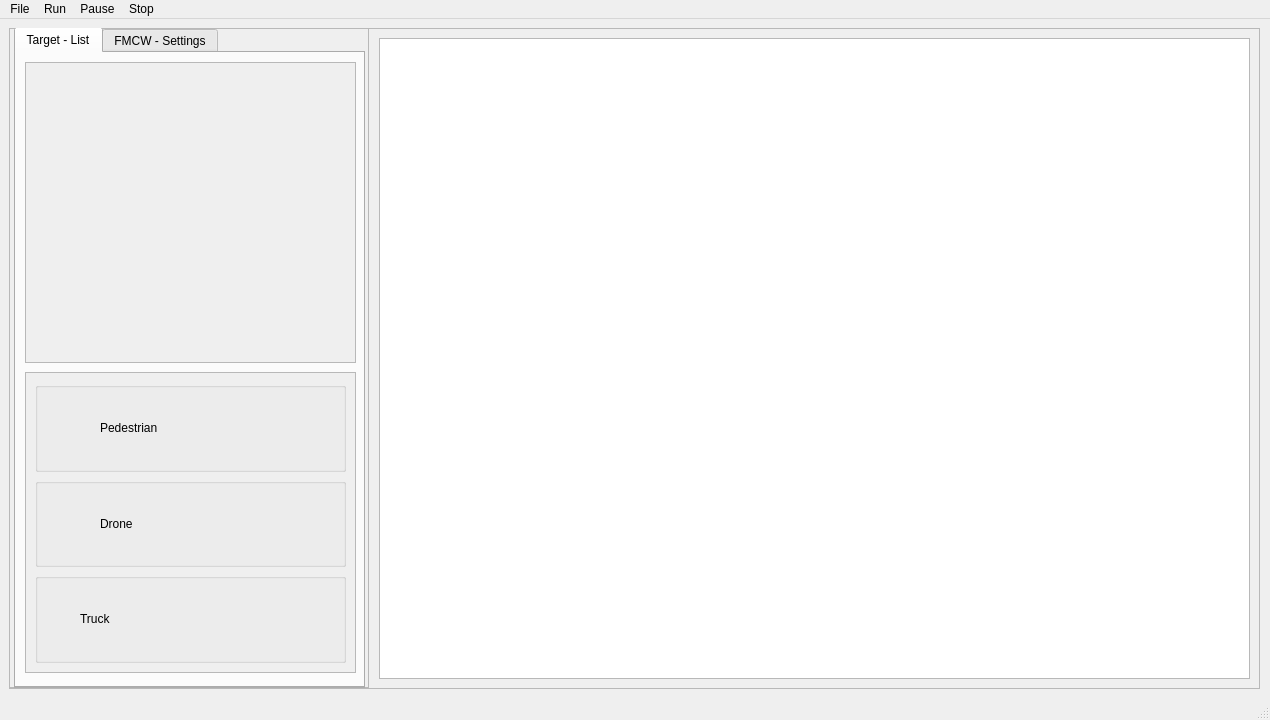
<?xml version="1.0" encoding="UTF-8"?>
<ui version="4.0">
 <class>MainWindow</class>
 <widget class="QMainWindow" name="MainWindow">
  <property name="enabled">
   <bool>true</bool>
  </property>
  <property name="geometry">
   <rect>
    <x>0</x>
    <y>0</y>
    <width>1270</width>
    <height>720</height>
   </rect>
  </property>
  <property name="sizePolicy">
   <sizepolicy hsizetype="Fixed" vsizetype="Fixed">
    <horstretch>0</horstretch>
    <verstretch>0</verstretch>
   </sizepolicy>
  </property>
  <property name="windowTitle">
   <string>MainWindow</string>
  </property>
  <property name="animated">
   <bool>true</bool>
  </property>
  <widget class="QWidget" name="centralwidget">
   <property name="sizePolicy">
    <sizepolicy hsizetype="Preferred" vsizetype="Preferred">
     <horstretch>0</horstretch>
     <verstretch>0</verstretch>
    </sizepolicy>
   </property>
   <widget class="QFrame" name="frame">
    <property name="geometry">
     <rect>
      <x>9</x>
      <y>9</y>
      <width>1251</width>
      <height>661</height>
     </rect>
    </property>
    <property name="frameShape">
     <enum>QFrame::StyledPanel</enum>
    </property>
    <property name="frameShadow">
     <enum>QFrame::Raised</enum>
    </property>
    <widget class="QFrame" name="frame_2">
     <property name="geometry">
      <rect>
       <x>-1</x>
       <y>-1</y>
       <width>361</width>
       <height>661</height>
      </rect>
     </property>
     <property name="frameShape">
      <enum>QFrame::StyledPanel</enum>
     </property>
     <property name="frameShadow">
      <enum>QFrame::Raised</enum>
     </property>
     <widget class="QTabWidget" name="tabWidget">
      <property name="geometry">
       <rect>
        <x>6</x>
        <y>0</y>
        <width>351</width>
        <height>661</height>
       </rect>
      </property>
      <property name="currentIndex">
       <number>0</number>
      </property>
      <widget class="QWidget" name="tab_2">
       <attribute name="title">
        <string>Target - List</string>
       </attribute>
       <widget class="QScrollArea" name="scrollArea">
        <property name="geometry">
         <rect>
          <x>9</x>
          <y>319</y>
          <width>331</width>
          <height>301</height>
         </rect>
        </property>
        <property name="horizontalScrollBarPolicy">
         <enum>Qt::ScrollBarAlwaysOff</enum>
        </property>
        <property name="widgetResizable">
         <bool>true</bool>
        </property>
        <widget class="QWidget" name="scrollAreaWidgetContents">
         <property name="geometry">
          <rect>
           <x>0</x>
           <y>0</y>
           <width>329</width>
           <height>299</height>
          </rect>
         </property>
         <layout class="QVBoxLayout" name="verticalLayout_4">
          <item>
           <widget class="QGroupBox" name="groupBox_3">
            <layout class="QVBoxLayout" name="verticalLayout_5">
             <item>
              <layout class="QHBoxLayout" name="pedestrian_layout">
               <item>
                <widget class="QLabel" name="label_26">
                 <property name="maximumSize">
                  <size>
                   <width>60</width>
                   <height>60</height>
                  </size>
                 </property>
                 <property name="text">
                  <string/>
                 </property>
                 <property name="pixmap">
                  <pixmap resource="../Assets/Resources/icons.qrc">:/pedestrian_icon/pedestrian_icon.png</pixmap>
                 </property>
                 <property name="scaledContents">
                  <bool>true</bool>
                 </property>
                </widget>
               </item>
               <item>
                <spacer name="horizontalSpacer">
                 <property name="orientation">
                  <enum>Qt::Horizontal</enum>
                 </property>
                 <property name="sizeType">
                  <enum>QSizePolicy::Fixed</enum>
                 </property>
                 <property name="sizeHint" stdset="0">
                  <size>
                   <width>40</width>
                   <height>20</height>
                  </size>
                 </property>
                </spacer>
               </item>
               <item>
                <widget class="QLabel" name="label_21">
                 <property name="text">
                  <string>&lt;html&gt;&lt;head/&gt;&lt;body&gt;&lt;p&gt;Pedestrian&lt;/p&gt;&lt;/body&gt;&lt;/html&gt;</string>
                 </property>
                </widget>
               </item>
               <item>
                <spacer name="horizontalSpacer_2">
                 <property name="orientation">
                  <enum>Qt::Horizontal</enum>
                 </property>
                 <property name="sizeHint" stdset="0">
                  <size>
                   <width>40</width>
                   <height>20</height>
                  </size>
                 </property>
                </spacer>
               </item>
              </layout>
             </item>
            </layout>
           </widget>
          </item>
          <item>
           <widget class="QGroupBox" name="groupBox_4">
            <layout class="QVBoxLayout" name="verticalLayout_6">
             <item>
              <layout class="QHBoxLayout" name="horizontalLayout_6">
               <item>
                <widget class="QLabel" name="label_24">
                 <property name="enabled">
                  <bool>true</bool>
                 </property>
                 <property name="maximumSize">
                  <size>
                   <width>60</width>
                   <height>60</height>
                  </size>
                 </property>
                 <property name="autoFillBackground">
                  <bool>false</bool>
                 </property>
                 <property name="text">
                  <string/>
                 </property>
                 <property name="pixmap">
                  <pixmap resource="../Assets/Resources/icons.qrc">:/drone_icon/drone_icon.png</pixmap>
                 </property>
                 <property name="scaledContents">
                  <bool>true</bool>
                 </property>
                 <property name="wordWrap">
                  <bool>false</bool>
                 </property>
                </widget>
               </item>
               <item>
                <spacer name="horizontalSpacer_5">
                 <property name="orientation">
                  <enum>Qt::Horizontal</enum>
                 </property>
                 <property name="sizeType">
                  <enum>QSizePolicy::Fixed</enum>
                 </property>
                 <property name="sizeHint" stdset="0">
                  <size>
                   <width>40</width>
                   <height>20</height>
                  </size>
                 </property>
                </spacer>
               </item>
               <item>
                <widget class="QLabel" name="label_23">
                 <property name="text">
                  <string>&lt;html&gt;&lt;head/&gt;&lt;body&gt;&lt;p&gt;Drone&lt;/p&gt;&lt;/body&gt;&lt;/html&gt;</string>
                 </property>
                </widget>
               </item>
               <item>
                <spacer name="horizontalSpacer_6">
                 <property name="orientation">
                  <enum>Qt::Horizontal</enum>
                 </property>
                 <property name="sizeHint" stdset="0">
                  <size>
                   <width>40</width>
                   <height>20</height>
                  </size>
                 </property>
                </spacer>
               </item>
              </layout>
             </item>
            </layout>
           </widget>
          </item>
          <item>
           <widget class="QGroupBox" name="groupBox_3">
            <layout class="QVBoxLayout" name="verticalLayout_7">
             <item>
              <layout class="QHBoxLayout" name="horizontalLayout_4">
               <item>
                <widget class="QLabel" name="label_25">
                 <property name="maximumSize">
                  <size>
                   <width>80</width>
                   <height>60</height>
                  </size>
                 </property>
                 <property name="text">
                  <string/>
                 </property>
                 <property name="pixmap">
                  <pixmap resource="../Assets/Resources/icons.qrc">:/truck_icon/truck_icon.png</pixmap>
                 </property>
                 <property name="scaledContents">
                  <bool>true</bool>
                 </property>
                </widget>
               </item>
               <item>
                <spacer name="horizontalSpacer_3">
                 <property name="orientation">
                  <enum>Qt::Horizontal</enum>
                 </property>
                 <property name="sizeType">
                  <enum>QSizePolicy::Fixed</enum>
                 </property>
                 <property name="sizeHint" stdset="0">
                  <size>
                   <width>20</width>
                   <height>20</height>
                  </size>
                 </property>
                </spacer>
               </item>
               <item>
                <widget class="QLabel" name="label_22">
                 <property name="text">
                  <string>&lt;html&gt;&lt;head/&gt;&lt;body&gt;&lt;p&gt;Truck&lt;/p&gt;&lt;/body&gt;&lt;/html&gt;</string>
                 </property>
                </widget>
               </item>
               <item>
                <spacer name="horizontalSpacer_4">
                 <property name="orientation">
                  <enum>Qt::Horizontal</enum>
                 </property>
                 <property name="sizeHint" stdset="0">
                  <size>
                   <width>40</width>
                   <height>20</height>
                  </size>
                 </property>
                </spacer>
               </item>
              </layout>
             </item>
            </layout>
           </widget>
          </item>
         </layout>
        </widget>
       </widget>
       <widget class="QScrollArea" name="scrollArea_2">
        <property name="geometry">
         <rect>
          <x>9</x>
          <y>9</y>
          <width>331</width>
          <height>301</height>
         </rect>
        </property>
        <property name="horizontalScrollBarPolicy">
         <enum>Qt::ScrollBarAlwaysOff</enum>
        </property>
        <property name="widgetResizable">
         <bool>true</bool>
        </property>
        <widget class="QWidget" name="scrollAreaWidgetContents_2">
         <property name="geometry">
          <rect>
           <x>0</x>
           <y>0</y>
           <width>329</width>
           <height>299</height>
          </rect>
         </property>
         <layout class="QGridLayout" name="gridLayout_2">
          <item row="0" column="0">
           <spacer name="verticalSpacer">
            <property name="orientation">
             <enum>Qt::Vertical</enum>
            </property>
            <property name="sizeHint" stdset="0">
             <size>
              <width>20</width>
              <height>40</height>
             </size>
            </property>
           </spacer>
          </item>
         </layout>
        </widget>
       </widget>
      </widget>
      <widget class="QWidget" name="tab">
       <attribute name="title">
        <string>FMCW - Settings</string>
       </attribute>
       <widget class="QFrame" name="chirp_param">
        <property name="geometry">
         <rect>
          <x>19</x>
          <y>19</y>
          <width>311</width>
          <height>381</height>
         </rect>
        </property>
        <property name="frameShape">
         <enum>QFrame::StyledPanel</enum>
        </property>
        <property name="frameShadow">
         <enum>QFrame::Raised</enum>
        </property>
        <widget class="QWidget" name="horizontalLayoutWidget">
         <property name="geometry">
          <rect>
           <x>9</x>
           <y>339</y>
           <width>291</width>
           <height>31</height>
          </rect>
         </property>
         <layout class="QHBoxLayout" name="horizontalLayout_2">
          <item>
           <widget class="QPushButton" name="pushButton">
            <property name="text">
             <string>Apply &amp;&amp; Save</string>
            </property>
           </widget>
          </item>
          <item>
           <widget class="QPushButton" name="pushButton_2">
            <property name="text">
             <string>Show</string>
            </property>
           </widget>
          </item>
         </layout>
        </widget>
        <widget class="QWidget" name="formLayoutWidget">
         <property name="geometry">
          <rect>
           <x>10</x>
           <y>10</y>
           <width>291</width>
           <height>324</height>
          </rect>
         </property>
         <layout class="QGridLayout" name="gridLayout">
          <item row="5" column="0">
           <widget class="QLabel" name="label_11">
            <property name="text">
             <string>t_pre</string>
            </property>
           </widget>
          </item>
          <item row="1" column="1">
           <widget class="QLineEdit" name="lineEdit_2"/>
          </item>
          <item row="0" column="1">
           <widget class="QLineEdit" name="lineEdit">
            <property name="readOnly">
             <bool>false</bool>
            </property>
           </widget>
          </item>
          <item row="5" column="2">
           <widget class="QLabel" name="label_18">
            <property name="text">
             <string>µs</string>
            </property>
           </widget>
          </item>
          <item row="4" column="1">
           <widget class="QLineEdit" name="lineEdit_5"/>
          </item>
          <item row="8" column="0">
           <widget class="QLabel" name="label_7">
            <property name="text">
             <string>n_sample</string>
            </property>
           </widget>
          </item>
          <item row="4" column="0">
           <widget class="QLabel" name="label_12">
            <property name="text">
             <string>t_pri</string>
            </property>
           </widget>
          </item>
          <item row="5" column="1">
           <widget class="QLineEdit" name="lineEdit_6"/>
          </item>
          <item row="7" column="2">
           <widget class="QLabel" name="label_20">
            <property name="text">
             <string>µs</string>
            </property>
           </widget>
          </item>
          <item row="4" column="2">
           <widget class="QLabel" name="label_17">
            <property name="text">
             <string>µs</string>
            </property>
           </widget>
          </item>
          <item row="3" column="0">
           <widget class="QLabel" name="label_8">
            <property name="text">
             <string>t_c</string>
            </property>
           </widget>
          </item>
          <item row="9" column="0">
           <widget class="QLabel" name="label_2">
            <property name="text">
             <string>n_ramps</string>
            </property>
           </widget>
          </item>
          <item row="8" column="1">
           <widget class="QLineEdit" name="lineEdit_9"/>
          </item>
          <item row="2" column="0">
           <widget class="QLabel" name="label_6">
            <property name="text">
             <string>f_s</string>
            </property>
           </widget>
          </item>
          <item row="0" column="0">
           <widget class="QLabel" name="label">
            <property name="text">
             <string>f_start</string>
            </property>
           </widget>
          </item>
          <item row="6" column="2">
           <widget class="QLabel" name="label_19">
            <property name="text">
             <string>µs</string>
            </property>
           </widget>
          </item>
          <item row="0" column="2">
           <widget class="QLabel" name="label_13">
            <property name="text">
             <string>MHz</string>
            </property>
           </widget>
          </item>
          <item row="7" column="0">
           <widget class="QLabel" name="label_9">
            <property name="text">
             <string>t_wait</string>
            </property>
           </widget>
          </item>
          <item row="2" column="2">
           <widget class="QLabel" name="label_15">
            <property name="text">
             <string>MHz</string>
            </property>
           </widget>
          </item>
          <item row="1" column="0">
           <widget class="QLabel" name="label_5">
            <property name="text">
             <string>f_BW</string>
            </property>
           </widget>
          </item>
          <item row="6" column="1">
           <widget class="QLineEdit" name="lineEdit_7"/>
          </item>
          <item row="2" column="1">
           <widget class="QLineEdit" name="lineEdit_3"/>
          </item>
          <item row="9" column="1">
           <widget class="QLineEdit" name="lineEdit_10"/>
          </item>
          <item row="6" column="0">
           <widget class="QLabel" name="label_10">
            <property name="text">
             <string>t_fly</string>
            </property>
           </widget>
          </item>
          <item row="3" column="2">
           <widget class="QLabel" name="label_16">
            <property name="text">
             <string>µs</string>
            </property>
           </widget>
          </item>
          <item row="3" column="1">
           <widget class="QLineEdit" name="lineEdit_4"/>
          </item>
          <item row="7" column="1">
           <widget class="QLineEdit" name="lineEdit_8"/>
          </item>
          <item row="1" column="2">
           <widget class="QLabel" name="label_14">
            <property name="text">
             <string>MHz</string>
            </property>
           </widget>
          </item>
         </layout>
        </widget>
       </widget>
      </widget>
     </widget>
    </widget>
    <widget class="QGraphicsView" name="graphicsView">
     <property name="geometry">
      <rect>
       <x>370</x>
       <y>10</y>
       <width>871</width>
       <height>641</height>
      </rect>
     </property>
    </widget>
   </widget>
  </widget>
  <widget class="QMenuBar" name="menubar">
   <property name="geometry">
    <rect>
     <x>0</x>
     <y>0</y>
     <width>1270</width>
     <height>23</height>
    </rect>
   </property>
   <widget class="QMenu" name="menuFile">
    <property name="title">
     <string>File</string>
    </property>
    <addaction name="separator"/>
    <addaction name="actionReset"/>
    <addaction name="separator"/>
    <addaction name="actionImport"/>
    <addaction name="actionExport"/>
   </widget>
   <widget class="QMenu" name="menuRun">
    <property name="title">
     <string>Run</string>
    </property>
   </widget>
   <widget class="QMenu" name="menuPause">
    <property name="title">
     <string>Pause</string>
    </property>
   </widget>
   <widget class="QMenu" name="menuStop">
    <property name="title">
     <string>Stop</string>
    </property>
   </widget>
   <addaction name="menuFile"/>
   <addaction name="menuRun"/>
   <addaction name="menuPause"/>
   <addaction name="menuStop"/>
  </widget>
  <widget class="QStatusBar" name="statusbar"/>
  <action name="actionReset">
   <property name="text">
    <string>Reset Settings</string>
   </property>
  </action>
  <action name="actionImport">
   <property name="text">
    <string>Import</string>
   </property>
  </action>
  <action name="actionExport">
   <property name="text">
    <string>Export</string>
   </property>
  </action>
 </widget>
 <resources>
  <include location="../Assets/Resources/icons.qrc"/>
  <include location="../../../../.designer/Assets/Resources/icons.qrc"/>
 </resources>
 <connections/>
</ui>
